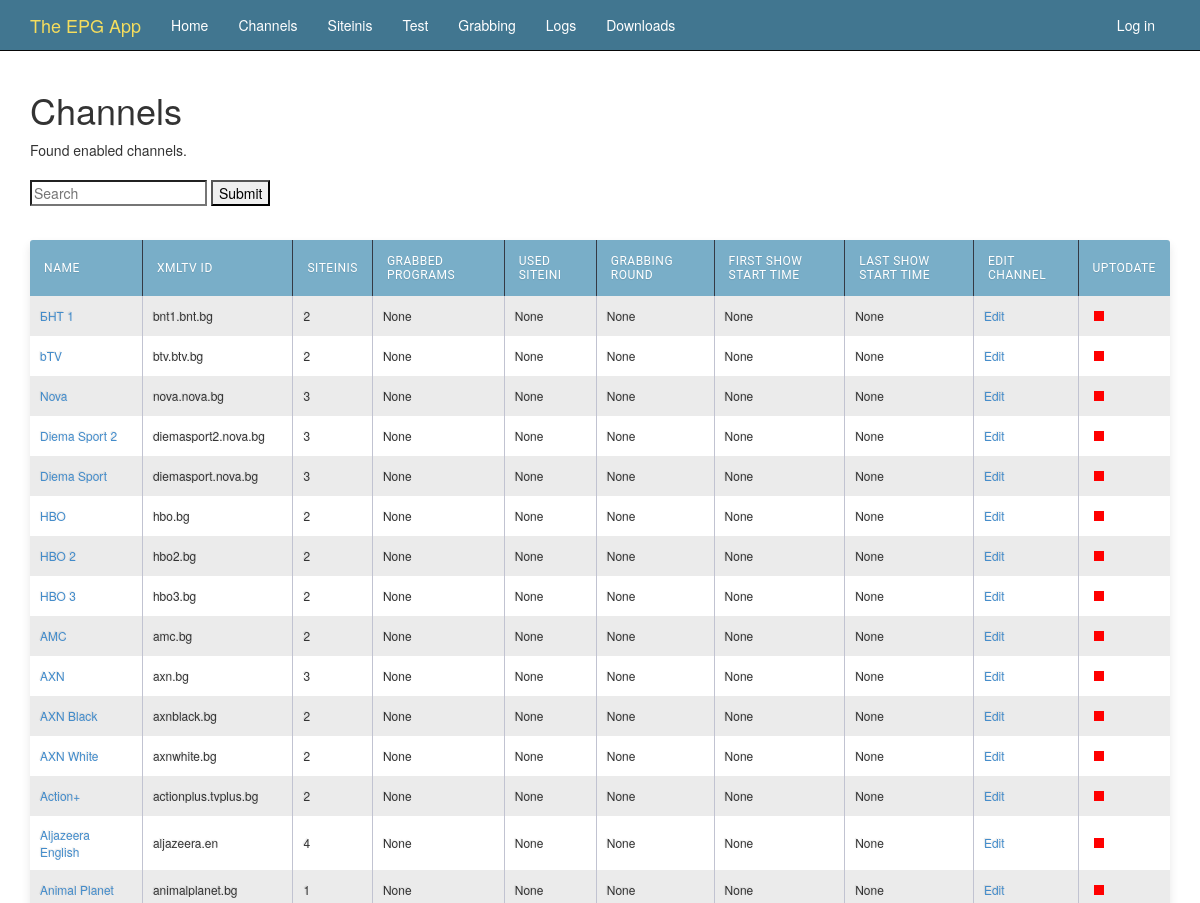
/ (upper part), run on an earlier commit of the app's database.
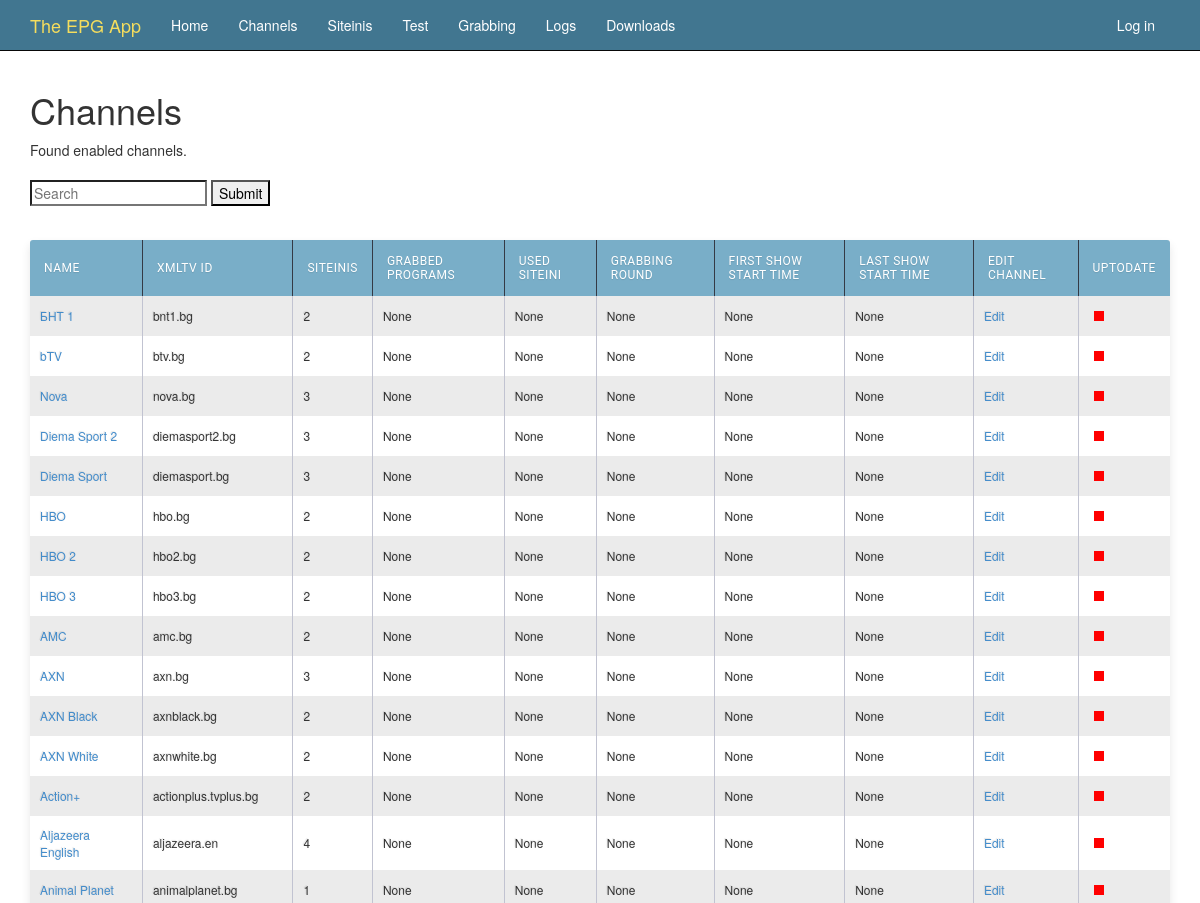
And on a later commit of the database.
### epgapp/models.py (models this page shows, shortened)
class Channel(models.Model):
  enabled     = models.BooleanField(default=True)
  name        = models.CharField('Name of channel', max_length=32)
  xmltv_id    = models.CharField('Channel id in XMLTV', max_length=32)
  slug        = models.SlugField('Slug', max_length=32, unique=True, help_text='Name in URL')
  update      = models.CharField('Update type',default="i", max_length=1, choices=UPDATE_TYPES, blank=True)
  siteinis    = models.ManyToManyField(Siteini, through='Grabbers')
  include     = models.CharField(blank=True, max_length=256)
  exclude     = models.CharField(blank=True, max_length=256)
  period      = models.CharField(blank=True, max_length=16)
  created     = models.DateTimeField(auto_now_add=True)
  modified    = models.DateTimeField(auto_now=True)
  category    = models.ManyToManyField(Category, default="", blank=True)
  def get_absolute_url(self):
    return reverse('channel-detail', args=[str(self.slug)])
  def get_siteinis(self):
    return len(self.siteinis.all())
  get_siteinis.short_description = 'Total siteinis'
  def get_timeshifts(self):
    return len(Timeshifts.objects.filter(parent=self))
  get_timeshifts.short_description = 'Timeshifts'
  class Meta:
    ordering = ['-name']
    verbose_name_plural = '          Channels'

### epgapp/views.py (the view)
# urls.py: url(r'^$', epgapp.views.ChannelListView.as_view(), name='home-link'),
class ChannelListView(ListView):
    model = Channel
    paginate_by = 50
    ordering = ['-created']
    def get_context_data(self, **kwargs):
      context = super().get_context_data(**kwargs)
      context['now'] = timezone.now()
      return context
    def get_queryset(self):
      channels = Channel.objects.filter(enabled=True)
      q = self.request.GET.get('q')
      if q:
        channels = channels.filter(name__icontains=q)
      channels = channels.order_by('created')
      for channel in channels:
        ch = get_report(channel.xmltv_id)['report']
        channel.programsCount = ch.get('programsCount')
        channel.siteiniName = ch.get('siteiniName')
        channel.siteiniIndex = ch.get('siteiniIndex')
        channel.firstShowStartsAt = ch.get('firstShowStartsAt')
        channel.lastShowStartsAt = ch.get('lastShowStartsAt')
        channel.uptodateColor = getUptodateColor(channel.lastShowStartsAt)
      return channels

### epgapp/helper.py (called while the page is built)
def get_report(channel_xmltv_id=None):
  message = ''
  details = ''
  status = False
  report = {}
  try:
    file_path = os.path.join(APP_DIR, 'logs', channel_xmltv_id + '.report.json')
    with open (file_path, encoding='utf-8') as r:
      report = json.load(r)
    status = True
  except Exception as er:
    message = str(er)
  return {'status': status, 'message': message, 'details': details, 'report': report}

### epgapp/views.py (called while the page is built)
def getUptodateColor(dateInEpg):
  try:
    today = '%s%02d%02d' % (datetime.now().year, datetime.now().month, datetime.now().day)
    dateInEpg = dateInEpg[0:8]
    itoday = int(today)
    idateInEpg = int(dateInEpg)
    if dateInEpg > today:
      return "green"
    elif dateInEpg == today:
      return "yellow"
    else:
      return "red"
  except:
    return "red"

### epgapp/templates/epgapp/channel_list.html (shortened to what this page needs)
{% extends "layout.html" %}
{% block content %}
<h1>Channels</h1>
Found {{ object_list.count }} enabled channels.
<br />
<br />
<form id="searchform" action="{% url 'channel-list' %}" method="GET" accept-charset="utf-8">
    <input class="searchfield" id="searchbox" name="q" type="text" placeholder="Search">
    <input class="" type="submit" value="Submit"/>
</form>
<br />
<table class="maintable">
  <thead>
    <tr>
      <th>Name</th>
      <th>Xmltv id</th>
      <th>Siteinis</th>
      <th>Grabbed programs</th>
      <th>Used siteini</th>
      <th>Grabbing round</th>
      <th>First show start time</th>
      <th>Last show start time</th>
      <th>Edit channel</th>
      <th>Uptodate</th>
    </tr>
  </thead>
  <tbody>
    {% for channel in object_list %}
        <tr>
            <td><a href="{{ channel.get_absolute_url }}">{{ channel.name }}</a></td>
            <td>{{ channel.xmltv_id }}</td>
            <td>{{ channel.siteinis.count }}</td>
            <td>{{ channel.programsCount }}</td>
            <td>{{ channel.siteiniName }}</td>
            <td>{{ channel.siteiniIndex }}</td>
            <td>{{ channel.firstShowStartsAt }}</td>
            <td class="lastShowTime">{{ channel.lastShowStartsAt }}</td>
            <td><a href="{% url 'admin:epgapp_channel_change' channel.id %}">Edit</a></td>
            <td><div class="uptodate" style="background-color: {{ channel.uptodateColor  }}"></div></td>
        </tr>
    {% empty %}
        <tr><td colspan="3">No stats yet.</td></tr>
    {% endfor %}
    </tbody>
</table>
{% endblock %}

What changed in the data, as far as the page shows it:
changed Channel "БНТ 1": xmltv_id "bnt1.bnt.bg" → "bnt1.bg"
changed Channel "bTV": xmltv_id "btv.btv.bg" → "btv.bg"
changed Channel "Nova": xmltv_id "nova.nova.bg" → "nova.bg"
changed Channel "Diema Sport 2": xmltv_id "diemasport2.nova.bg" → "diemasport2.bg"
changed Channel "Diema Sport": xmltv_id "diemasport.nova.bg" → "diemasport.bg"
